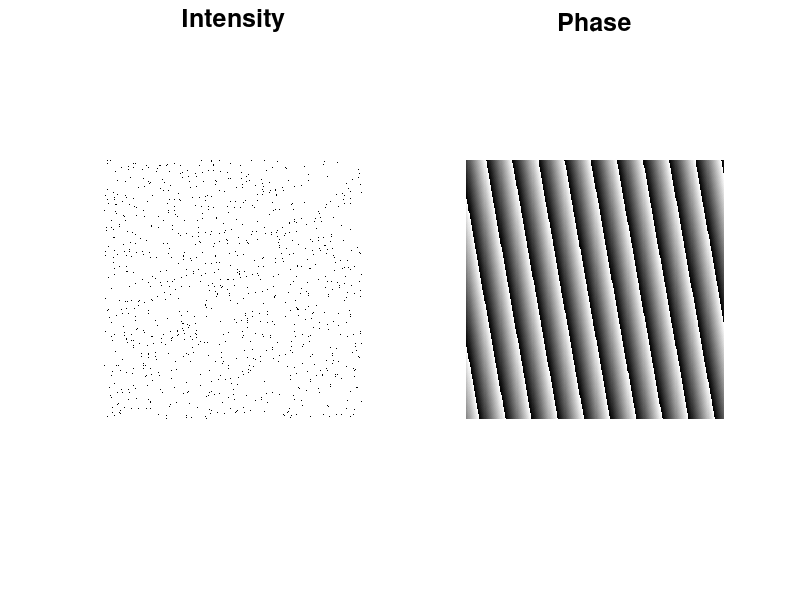

The MATLAB script that drew this image:
function genPlanewave()
    lambda  = 1e-6;                         % The wavelength          [m]
    theta   = 10;                           % The angle z axis        [rad]
    alfa    = 0;                            % The phase constant      [ ]
    y       = linspace(0, 1e-5, 500);       % y axis for sim          [m]
    z       = linspace(0, 1e-5, 500);       % z axis for sim          [m]
    s       = [sind(theta), cosd(theta)];   % The directional vector
    
    % Call the function that generates a plane wave
    U = planewave(y,z,s,lambda,alfa);
    
    % U_abs = abs(U([y, z]'));
    figure(1); clf;
    
    % Plot the wave
    % figure(1)
    subplot(1, 2, 1);
    imagesc(abs(U).^2)
    title('Intensity','fontsize',18)
    colormap(gray)
    axis equal
    axis xy
    axis off
    
    % figure(2)
    subplot(1, 2, 2);
    imagesc(angle(U))
    title('Phase','fontsize',18)
    colormap(gray)
    axis equal
    axis xy
    axis off
end

function [U] = planewave(y,z,s,lambda,alfa)
    % U = planewave(y,z,s,lambda)
    % This function generates the complex amplitude for a plane wave.
    % Input:
    %   y       - The vector defining the y edge of the calculation grid
    %   z       - The vector defining the z edge of the calculation grid
    %   s       - The direction of porpagation, s = [ydirection,zdirection]
    %   lambda  - The wavelength
    %   alpha   - The phase of the plane wave
    % Output:
    %   U       - The complex amplitude of the plane wave
    
    % Define the calculation grid
    [Z, Y] = meshgrid(z, y);
    Z = Z * s(2);
    Y = Y * s(1);

    % Define the wavenumber
    k = (2 * pi) / lambda;
    z
    % Define the complex amplitude
    A_0 = 1;
    U = (A_0 * exp(1i * ((k * [Y + Z]) + alfa)));
end